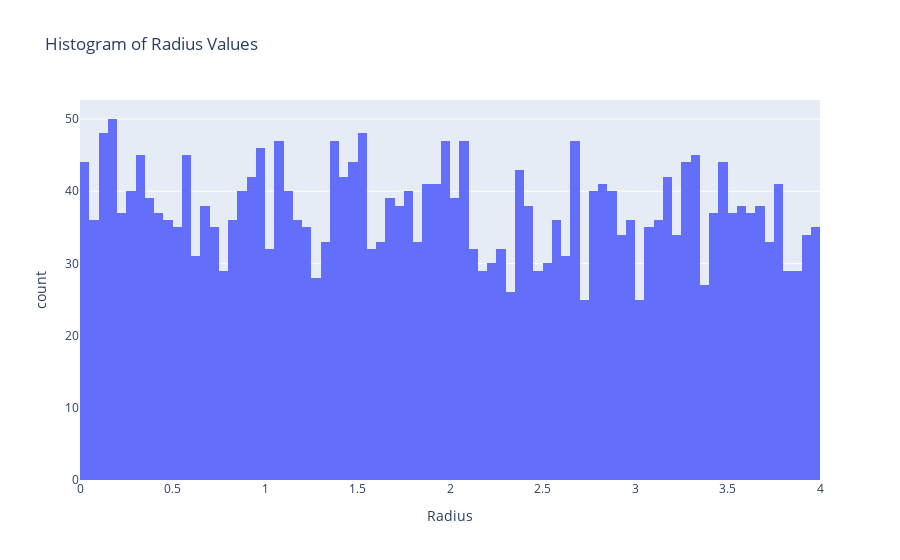

Notebook source saved alongside this figure:
### Code cell
# Create a histogram of 'Radius' values
fig = px.histogram(trial_data, x='Radius', nbins=100, title='Histogram of Radius Values')

# Show the plot
fig.show()

### Figure 1 — Plotly figure (JSON) as saved in the notebook; plotly's stock layout.template omitted (floating-point values rounded to 4 significant figures; data arrays with more than 128 entries replaced by an {"elided": "..."} marker saying what was removed)
{"data": [{"alignmentgroup": "True", "bingroup": "x", "hovertemplate": "Radius=%{x}<br>count=%{y}<extra></extra>", "legendgroup": "", "marker": {"color": "#636efa", "pattern": {"shape": ""}}, "name": "", "nbinsx": 100, "offsetgroup": "", "orientation": "v", "showlegend": false, "type": "histogram", "x": {"elided": "2990 float values"}, "xaxis": "x", "yaxis": "y"}], "layout": {"barmode": "relative", "legend": {"tracegroupgap": 0}, "title": {"text": "Histogram of Radius Values"}, "xaxis": {"anchor": "y", "domain": [0, 1], "title": {"text": "Radius"}}, "yaxis": {"anchor": "x", "domain": [0, 1], "title": {"text": "count"}}}}
